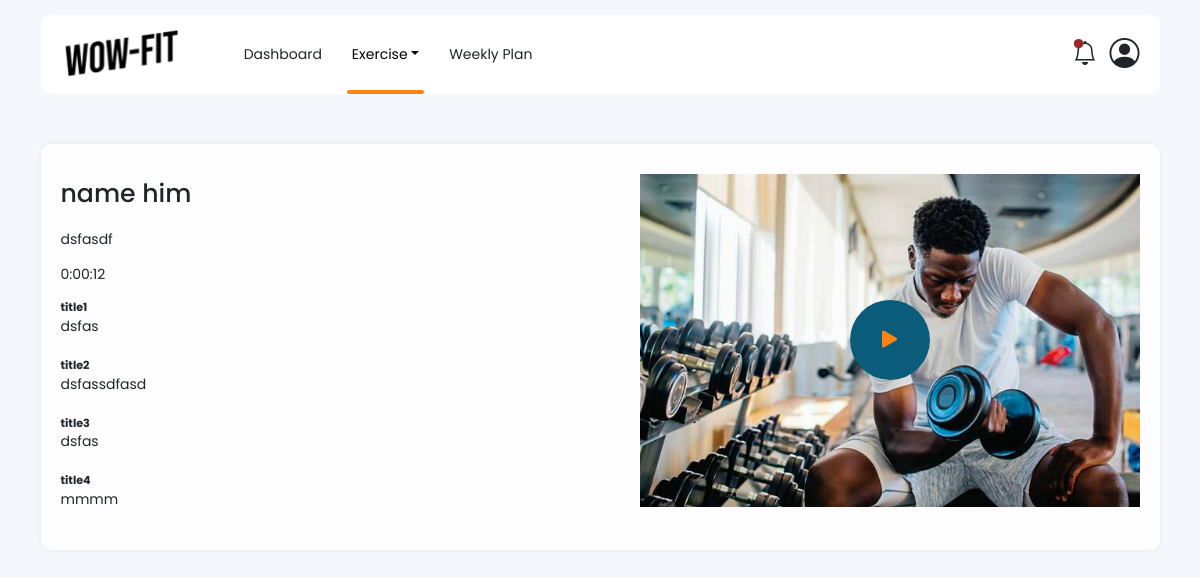
/exercise/detail/51/ (signed in), run on an earlier commit of the app's database.
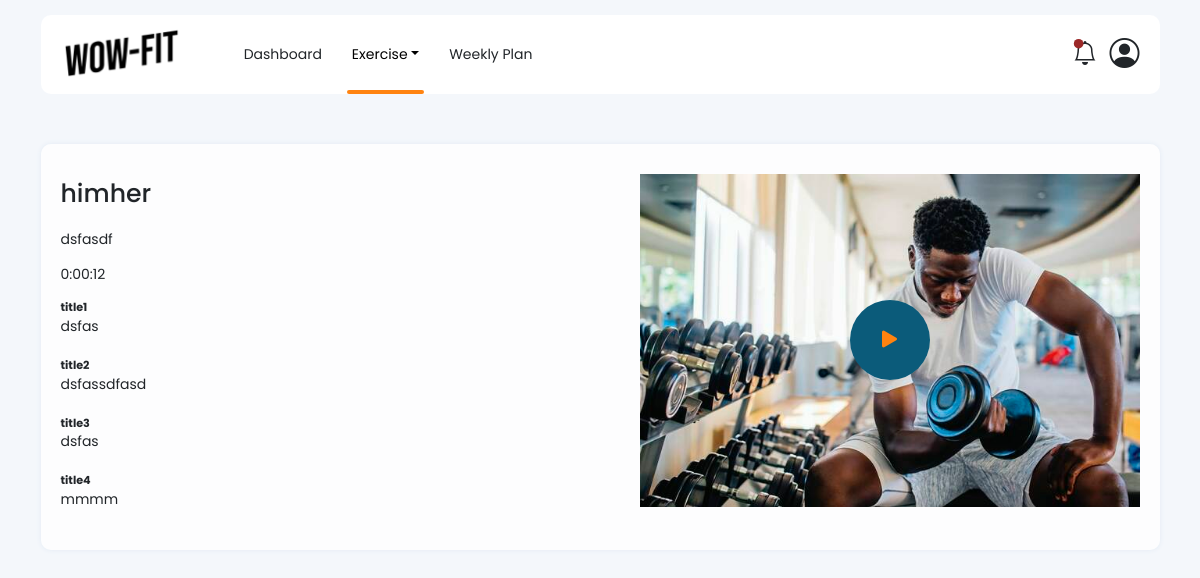
And on a later commit of the database.
### exercise/models.py (models this page shows, shortened)
class Exercise(models.Model):
    name = models.CharField(max_length=200)
    description = models.TextField(max_length=2000, null=True)
    duration = models.DurationField(null=True)
    steps = models.JSONField(null=True)
    image = models.ImageField(upload_to='images', null=True)

### exercise/views.py (the view)
# urls.py: path('detail/<int:pk>/', views.exercise_detail, name='exercise_detail'),
def exercise_detail(request, pk):
    if request.user.is_authenticated:
        user_group = request.user.groups.all
        if request.method == 'GET':
            exercise_obj = Exercise.objects.get(pk=pk)
            content = {"model": exercise_obj, "group": user_group}
            return render(request, '_exercise-detail.html', content)
    else:
        return redirect('exercise:sorry')

### templates/_exercise-detail.html
{% extends 'base.html' %}
{% load static %}
{% block contents %}
    <div class="container">
        {% include '_header.html' %}
        <div class="main">
            <div class="box">
                {% if model %}
                    <div class="layout-2">
                        <div class="div">
                            <h1 class="main-title">{{ model.name }}</h1>
                            <p class="text">{{ model.description }}</p>
                            <p>{{ model.duration }}</p>
                            <ul class="step-desc">
                                {% for k, v in model.steps.items %}
                                    <li>
                                        <div class="title">{{ k }}</div>
                                        <div class="desc">{{ v }}</div>
                                    </li>
                                {% endfor %}
                            </ul>
                        </div>
                        <div class="div">
                            <div class="video-play" style="background-image: url(/media/{{ model.image }})">
                                <div class="video-play-icon"><i class="bi bi-play-fill"></i></div>
                            </div>
                        </div>
                    </div>
                {% endif %}
            </div>
        </div>
    </div>
{% endblock %}

### templates/base.html (shortened to what this page needs)
{% load static %}
<!doctype html>
<html lang="en">
<head>
    <link rel="stylesheet" href="{% static 'css/bootstrap.css' %}">
    <link rel="stylesheet" href="{% static 'css/style.css' %}">
    <link rel="stylesheet" href="https://cdn.jsdelivr.net/npm/bootstrap-icons@1.10.2/font/bootstrap-icons.css">
</head>
<body>
    {% block contents %}
    {% endblock %}
</body>
</html>

### templates/_header.html (shortened to what this page needs)
{% load static %}
<nav class="navbar navbar-expand-lg"><a class="navbar-brand" href="#"><img src="{% static 'img/logo.png'%}"></a>
    <div class="collapse navbar-collapse" id="navbarSupportedContent">
        <ul class="navbar-nav me-auto mb-2 mb-lg-0">
            <li class="nav-item"><a class="nav-link" href="/exercise">Dashboard</a>
            </li>
            <li class="nav-item dropdown"><a class="nav-link active dropdown-toggle" href="#" role="button"
                                             data-bs-toggle="dropdown" aria-expanded="false">Exercise</a>
            </li>
            <li class="nav-item"><a class="nav-link" href="plan.html">Weekly Plan</a>
            </li>
        </ul>
        <div class="d-flex" role="search">
            <div class="notification"><i class="bi bi-bell"></i>
                <div class="status-mark bg-danger"><span class="visually-hidden">text</span></div>
            </div>
            <div class="dropdown">
                <div class="user-account" href="#" role="button" data-bs-toggle="dropdown" aria-expanded="false"><i
                        class="bi bi-person-circle"></i></div>
            </div>
        </div>
    </div>
</nav>

What changed in the data, as far as the page shows it:
changed Exercise "dsfasdf": name "name him" → "himher"
